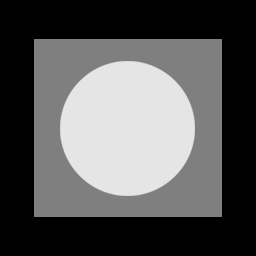
#> input picture images/CircleSquare.tif, 256 x 256 px
$ python -i wavelet_denoising.py   (imports and definitions only)
#> lines starting #> are read from the running program, lines starting #| are printed output that depends on the picture
#> further down, picture is the input picture: shape (256, 256); min 0, max 229, mean 87.1
import numpy as np
import pywt
from scipy import signal
from skimage import color

def is_input_valid(input_image):
    if input_image.ndim is not 2:
        print('We operate only on greyscale images.')
        return 0

    image_shape = np.shape(input_image)
#> image_shape = (256, 256)
    if not image_shape[0]==image_shape[1]:
        print('Please use a square image.')
        return 0
    n_levels = np.int_(np.log2(image_shape[0]))
#> n_levels = 8
    if not 2**n_levels == image_shape[0]:
        print('Image side length should be a power of 2')
        return 0
    return 1

# [54 lines left out: functions is_input_valid_color, waveletDenoiseColor, waveletDenoise, get_inverse_2d_haar_matrices, not called in this run]

def get_forward_2d_haar_matrices():
    h00 = np.array([[1,1],[1,1]]) / 2.
    h01 = np.array([[-1,1],[-1,1]]) / 2.
    h10 = np.array([[-1,-1],[1,1]]) / 2.
    h11 = np.array([[1,-1],[-1,1]]) / 2.
    return [h00, h01, h10, h11]

# [4 lines left out: function upsample_2x_nofilter, not called in this run]

def downsample_2x_nofilter(input_image):
    return input_image[::2,::2]

# [13 lines left out: function forward_wavelet_transform, not called in this run]


def forward_transform_onelevel(input_image):
    if not is_input_valid(input_image):
        return
    h00,h01,h10,h11 = get_forward_2d_haar_matrices()

    w00 = signal.convolve2d(input_image, h00, mode='full'); w00 = w00[1:,1:]
#> after `w00 = signal.convolve2d(input_image, h00, mode='full')`:
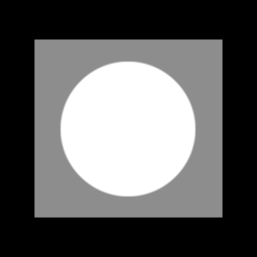
#> w00: shape (257, 257) float64; min 0, max 458, mean 172.8; drawn with min black and max white
#> after `w00 = w00[1:, 1:]`:
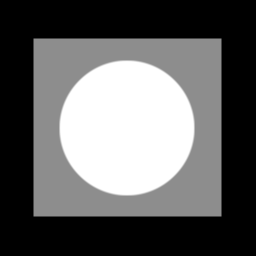
#> w00: shape (256, 256) float64; min 0, max 458, mean 174.2; drawn with min black and max white
    w00 = downsample_2x_nofilter(w00)
    w01 = signal.convolve2d(input_image, h01, mode='full'); w01 = w01[1:,1:]
#> after `w01 = signal.convolve2d(input_image, h01, mode='full')`:
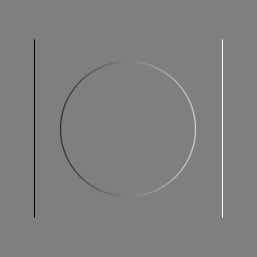
#> w01: shape (257, 257) float64; min -127, max 127, mean 0; drawn with min black and max white
    w01 = downsample_2x_nofilter(w01)
    w10 = signal.convolve2d(input_image, h10, mode='full'); w10 = w10[1:,1:]
#> after `w10 = signal.convolve2d(input_image, h10, mode='full')`:
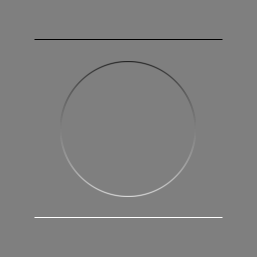
#> w10: shape (257, 257) float64; min -127, max 127, mean 0; drawn with min black and max white
    w10 = downsample_2x_nofilter(w10)
    w11 = signal.convolve2d(input_image, h11, mode='full'); w11 = w11[1:,1:]
    w11 = downsample_2x_nofilter(w11)

    output_transform = np.block([[w00, w01],[w10,w11]])
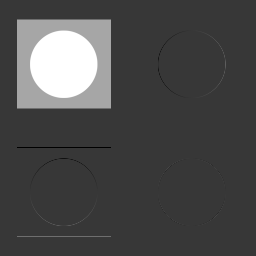
#> output_transform: shape (256, 256) float64; min -127, max 458, mean 43.5; drawn with min black and max white
    return output_transform

# [59 lines left out: functions cycle_spin_denoise, soft_threshold, hard_threshold, inverse_wavelet_transform, inverse_transform_onelevel, not called in this run]

>>> import cv2
>>> picture = cv2.imread('images/CircleSquare.tif', cv2.IMREAD_GRAYSCALE)
>>> result = forward_transform_onelevel(picture)

$ run again, on images/Ridges.png
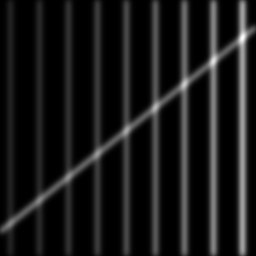
#> input picture images/Ridges.png, 256 x 256 px
#> picture is the input picture: shape (256, 256); min 0, max 255, mean 24.9
#> w00: shape (256, 256) float64
#> w01: shape (256, 256) float64
#> w10: shape (256, 256) float64
#> w11: shape (256, 256) float64
#> in downsample_2x_nofilter (call 4), `return input_image[::2,::2]`:
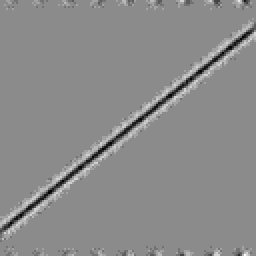
#> returned value: shape (128, 128) float64 (shown 2 times larger); min -3, max 2.5, mean -9.16e-05; drawn with min black and max white
#> in forward_transform_onelevel, `output_transform = np.block([[w00, w01],[w10,w11]])`:
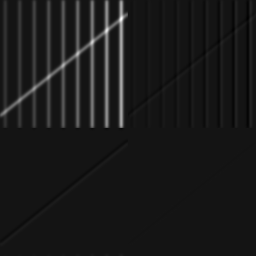
#> output_transform: shape (256, 256) float64; min -43.5, max 498, mean 12.5; drawn with min black and max white
